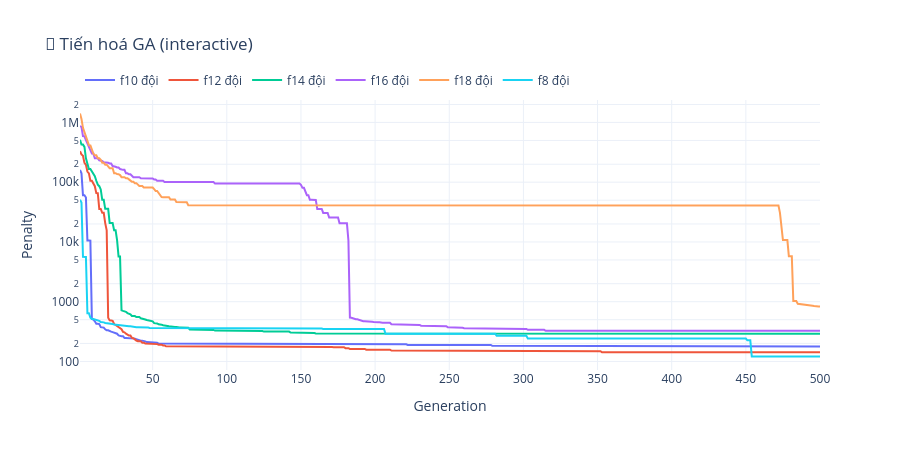

Notebook source saved alongside this figure:
### Code cell
# ── Phiên bản Plotly tương tác ────────────────────────────────────────────────
fig_plotly = go.Figure()

for label, g in groups.items():
    data = g.get('history') or g.get('combined')
    if data is None or 'history' not in data: continue
    hist = data['history']
    gens = list(range(1, len(hist) + 1))
    penalty = [-v for v in hist]
    fig_plotly.add_trace(go.Scatter(
        x=gens, y=penalty, mode='lines',
        name=f'{label} đội',
        hovertemplate='Gen %{x}: penalty=%{y}'
    ))

fig_plotly.update_layout(
    title='🧬 Tiến hoá GA (interactive)',
    xaxis_title='Generation',
    yaxis_title='Penalty',
    yaxis_type='log',
    template='plotly_white',
    height=450,
    legend=dict(orientation='h', yanchor='bottom', y=1.02)
)
fig_plotly.show()

### Figure 1 — Plotly figure (JSON) as saved in the notebook; plotly's stock layout.template omitted (floating-point values rounded to 4 significant figures; data arrays with more than 128 entries replaced by an {"elided": "..."} marker saying what was removed)
{"data": [{"hovertemplate": "Gen %{x}: penalty=%{y}", "mode": "lines", "name": "f10 đội", "type": "scatter", "x": {"elided": "500 int values"}, "y": {"elided": "500 int values"}}, {"hovertemplate": "Gen %{x}: penalty=%{y}", "mode": "lines", "name": "f12 đội", "type": "scatter", "x": {"elided": "500 int values"}, "y": {"elided": "500 int values"}}, {"hovertemplate": "Gen %{x}: penalty=%{y}", "mode": "lines", "name": "f14 đội", "type": "scatter", "x": {"elided": "500 int values"}, "y": {"elided": "500 int values"}}, {"hovertemplate": "Gen %{x}: penalty=%{y}", "mode": "lines", "name": "f16 đội", "type": "scatter", "x": {"elided": "500 int values"}, "y": {"elided": "500 int values"}}, {"hovertemplate": "Gen %{x}: penalty=%{y}", "mode": "lines", "name": "f18 đội", "type": "scatter", "x": {"elided": "500 int values"}, "y": {"elided": "500 int values"}}, {"hovertemplate": "Gen %{x}: penalty=%{y}", "mode": "lines", "name": "f8 đội", "type": "scatter", "x": {"elided": "500 int values"}, "y": {"elided": "500 int values"}}], "layout": {"height": 450, "legend": {"orientation": "h", "y": 1.02, "yanchor": "bottom"}, "title": {"text": "🧬 Tiến hoá GA (interactive)"}, "xaxis": {"title": {"text": "Generation"}}, "yaxis": {"title": {"text": "Penalty"}, "type": "log"}}}
